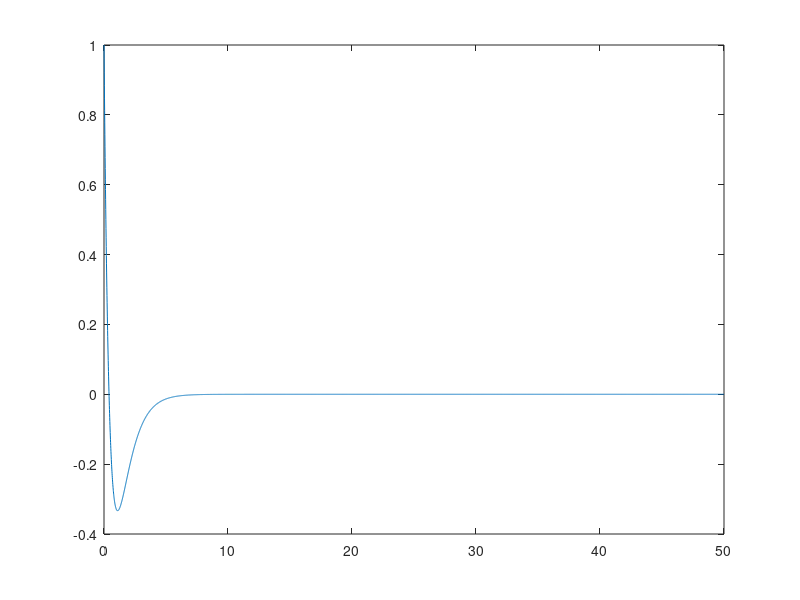
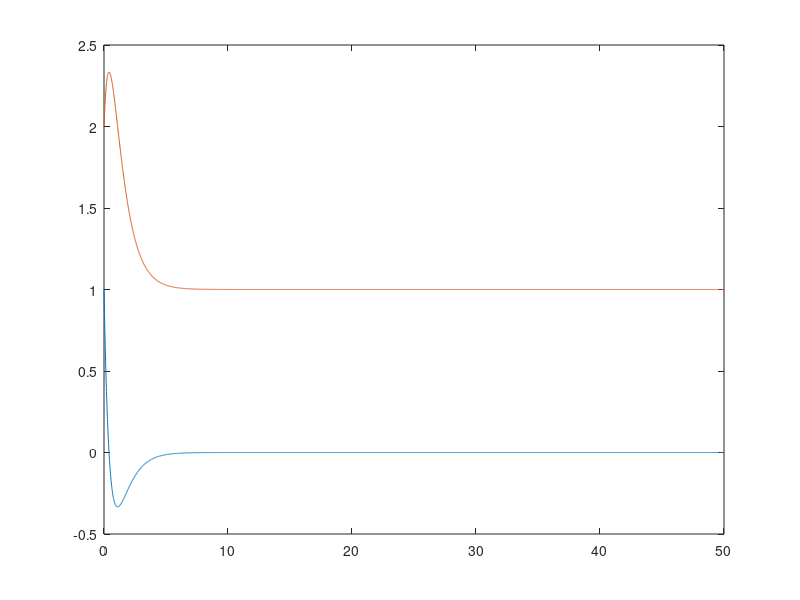
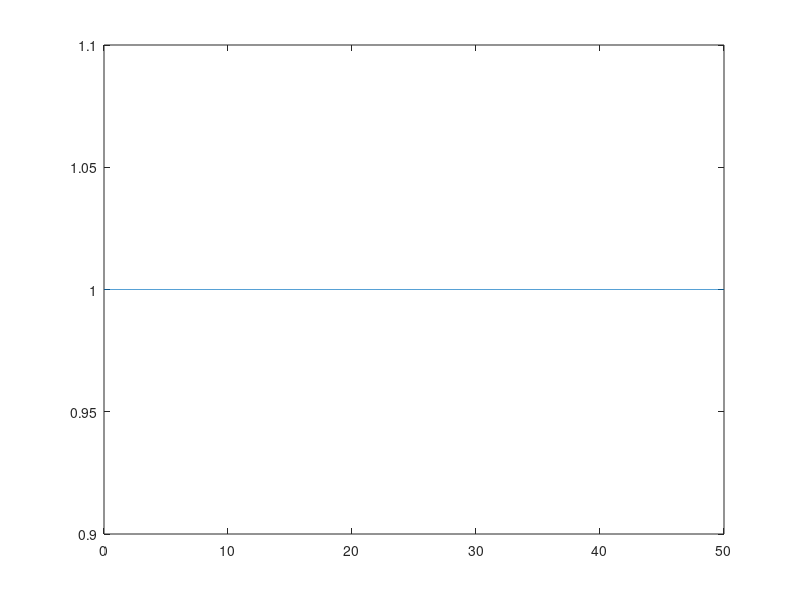

Write MATLAB code to recreate these figures, in order.
clear all;
close all;
clc;

R = 3;
L = 1;
C = 1/2;

A = [-R/L -1/L; 1/C 0];
B = [1/L; 0];
C = [1 0];
D = 0;

sys = ss(A,B,C,D);

t = 0:0.01:50;

%u = sin(t);
u = ones(1,size(t,2));

x0 = [1; 2];

[y, t, x] = lsim(sys, u, t, x0);

figure()
plot(t,y);

figure()
plot(t,x(:,1));
hold on
plot(t,x(:,2));

figure()
plot(t,u);